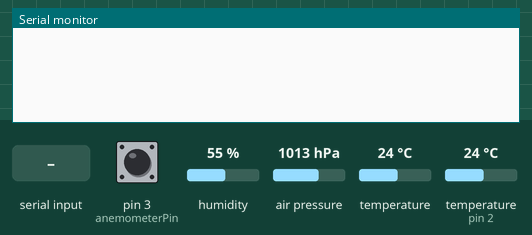
Recording of a sketch running on a simulated Arduino Uno, built with avr-gcc and run on an emulated ATmega328P. On the bench: the last lines printed to the serial monitor. The inputs (shaded band) are chosen by the test bench; at power-on: humidity 55 %, temperature (sensor on pin 2) 24 °C, pin 3 (anemometerPin) HIGH, air pressure 1013 hPa, temperature 24 °C.

Above: at 0.9 s.
1.0 s: "1" received over Serial
At 2.2 s:
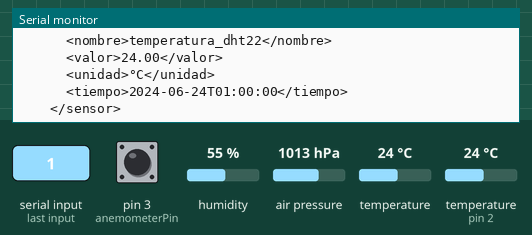
2.5 s: humidity set to 22 %
At 3.24 s:
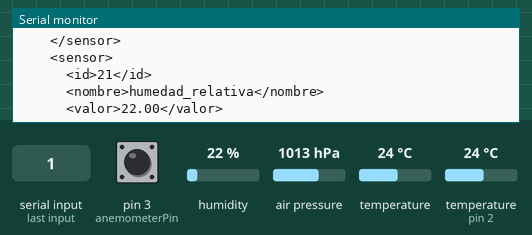
8.9 s: temperature (sensor on pin 2) set to 12 °C
At 9.62 s:
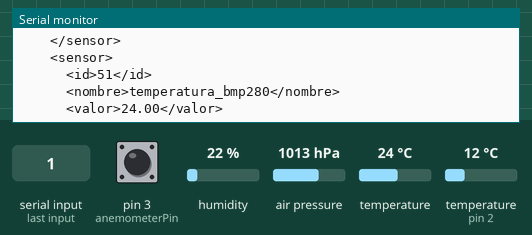
11.9 s: humidity set to 40 %
At 11.9 s:
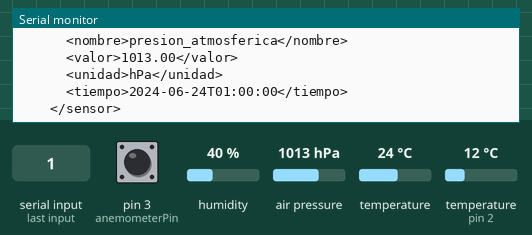
Timing chart, 0 to 14.9 s (numbered marks = the images above; inputs shaded):
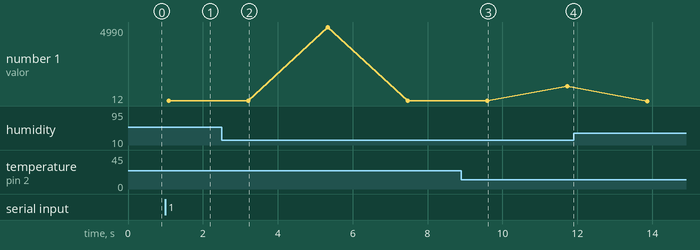

Measured:
- after the input at 1.0 s, the serial monitor: prints a new line at once (image 1)
- after the input at 2.5 s, the serial monitor: prints a new line after 0.71 s (image 2)

The sketch:

conector.ino
```cpp
#include <Wire.h>
#include <Adafruit_BMP280.h>
#include <Adafruit_Sensor.h>
#include <DHT.h>

// Definir pines y tipos de sensores
#define DHTPIN 2
#define DHTTYPE DHT22
DHT dht(DHTPIN, DHTTYPE);

Adafruit_BMP280 bmp; // I2C

const int tempPin = A0;
const int solarPin = A1;
const int anemometerPin = 3;

volatile unsigned int windCount = 0;
unsigned long lastMillis = 0;

// Definir valores de constantes TERMISTOR
const float BETA = 3950; // Constante Beta del termistor
const float R0 = 5000;  // Valor de la resistencia a temperatura ambiente (5K ohmios)
const float VccT = 3.5;

// Definir valores de constantes LDR
const float Vcc = 5; // Tensión de alimentación
const float R1 = 5000; // 5 kΩ

bool bmpPresent = false;
bool bmpErrorReported = false;

int sensorState = 0; // Estado del sensor a leer
int sensorId = 1;    // ID del sensor que se incrementará con cada lectura
char letra = 'A';    // Letra que se recibirá del script de Python

void setup() {
  Serial.begin(9600);

  while (!Serial.available()) {
    // Esperar a recibir la letra desde Python
  }
  letra = Serial.read();

  dht.begin();
  if (!bmp.begin(0x76) && !bmpErrorReported) {
    Serial.println("No se pudo encontrar un sensor bmp280 válido, ¡verifique la conexión del bmp280!");
    bmpErrorReported = true;
  } else {
    bmpPresent = true;
  }

  pinMode(anemometerPin, INPUT_PULLUP);
  attachInterrupt(digitalPinToInterrupt(anemometerPin), countWind, FALLING);
}

void loop() {
  float temperatureDHT, temperatureBMP, humidity, pressure, windSpeed;
  int solarValue;
  String currentTime = "2024-06-24T01:00:00"; // Aquí deberías obtener la hora actual de un RTC si tienes uno

  switch (sensorState) {
    case 0:
      temperatureDHT = dht.readTemperature();
      Serial.println(createSensorXML(sensorId++, "temperatura_dht22", temperatureDHT, "°C", currentTime));
      break;
    case 1:
      humidity = dht.readHumidity();
      Serial.println(createSensorXML(sensorId++, "humedad_relativa", humidity, "%", currentTime));
      break;
    case 2:
      solarValue = readLDR(solarPin);
      Serial.println(createSensorXML(sensorId++, "radiacion_solar", solarValue, "ohmnios", currentTime)); // Cambia "unidad" por la unidad adecuada para la LDR
      break;
    case 3:
      windSpeed = 13.0; // Velocidad del viento constante en km/h
      Serial.println(createSensorXML(sensorId++, "velocidad_viento", windSpeed, "km/h", currentTime));
      break;
    case 4:
      temperatureBMP = bmpPresent ? bmp.readTemperature() : NAN;
      Serial.println(createSensorXML(sensorId++, "temperatura_bmp280", temperatureBMP, "°C", currentTime));
      break;
    case 5:
      pressure = bmpPresent ? bmp.readPressure() / 100.0 : NAN; // Convertir a hPa
      Serial.println(createSensorXML(sensorId++, "presion_atmosferica", pressure, "hPa", currentTime));
      break;
  }

  sensorState = (sensorState + 1) % 6; // Pasar al siguiente sensor
  delay(2000); // Esperar 2 segundos antes de la siguiente lectura
}

void countWind() {
  windCount++;
}

float readLDR(int pin) {
  int analogValue = analogRead(pin);
  float voltage = analogValue * Vcc / 1023.0;
  float resistanceLDR = (Vcc * R1 / voltage) - R1;
  return resistanceLDR;
}

String createSensorXML(int id, String name, float value, String unit, String time) {
  String xml = "    <sensor>\n";
  xml += "      <id>" + String(id) + letra + "</id>\n";
  xml += "      <nombre>" + name + "</nombre>\n";
  xml += "      <valor>" + String(value) + "</valor>\n";
  xml += "      <unidad>" + unit + "</unidad>\n";
  xml += "      <tiempo>" + time + "</tiempo>\n";
  xml += "    </sensor>\n";
  return xml;
}
```
